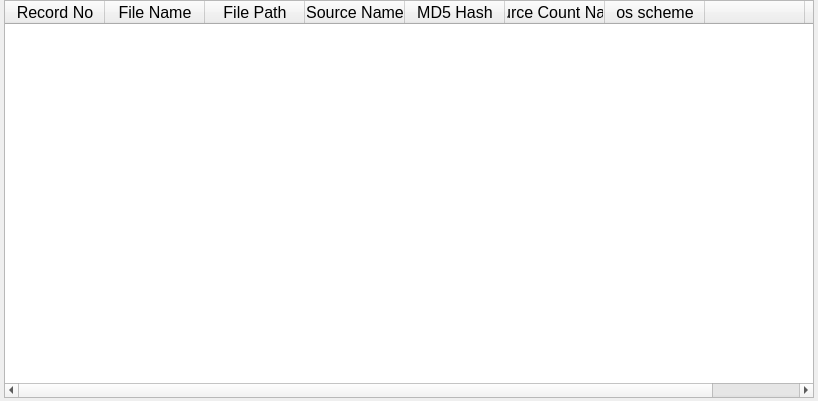
<?xml version="1.0" encoding="UTF-8"?>
<ui version="4.0">
 <class>search_files_with_hash</class>
 <widget class="QWidget" name="search_files_with_hash">
  <property name="modal" stdset="0">
   <bool>false</bool>
  </property>
  <property name="windowModality">
   <enum>Qt::NonModal</enum>
  </property>
  <property name="enabled">
   <bool>true</bool>
  </property>
  <property name="geometry">
   <rect>
    <x>0</x>
    <y>0</y>
    <width>818</width>
    <height>401</height>
   </rect>
  </property>
  <property name="windowTitle">
   <string>Dialog</string>
  </property>
  <layout class="QHBoxLayout" name="horizontalLayout">
   <property name="leftMargin">
    <number>4</number>
   </property>
   <property name="topMargin">
    <number>0</number>
   </property>
   <property name="rightMargin">
    <number>4</number>
   </property>
   <property name="bottomMargin">
    <number>3</number>
   </property>
   <item>
    <widget class="QTableWidget" name="tableWidget_extract_files_with_same_hash">
     <property name="sizePolicy">
      <sizepolicy hsizetype="Expanding" vsizetype="Expanding">
       <horstretch>0</horstretch>
       <verstretch>0</verstretch>
      </sizepolicy>
     </property>
     <property name="minimumSize">
      <size>
       <width>0</width>
       <height>0</height>
      </size>
     </property>
     <property name="baseSize">
      <size>
       <width>0</width>
       <height>0</height>
      </size>
     </property>
     <column>
      <property name="text">
       <string>Record No</string>
      </property>
      <property name="font">
       <font>
        <pointsize>12</pointsize>
        <weight>50</weight>
        <bold>false</bold>
       </font>
      </property>
     </column>
     <column>
      <property name="text">
       <string>File Name</string>
      </property>
      <property name="font">
       <font>
        <pointsize>12</pointsize>
       </font>
      </property>
     </column>
     <column>
      <property name="text">
       <string>File Path</string>
      </property>
      <property name="font">
       <font>
        <pointsize>12</pointsize>
       </font>
      </property>
     </column>
     <column>
      <property name="text">
       <string>Source Name</string>
      </property>
      <property name="font">
       <font>
        <pointsize>12</pointsize>
       </font>
      </property>
     </column>
     <column>
      <property name="text">
       <string>MD5 Hash</string>
      </property>
      <property name="font">
       <font>
        <pointsize>12</pointsize>
       </font>
      </property>
     </column>
     <column>
      <property name="text">
       <string>Source Count Name</string>
      </property>
      <property name="font">
       <font>
        <pointsize>12</pointsize>
       </font>
      </property>
     </column>
     <column>
      <property name="text">
       <string>os scheme</string>
      </property>
      <property name="font">
       <font>
        <pointsize>12</pointsize>
       </font>
      </property>
     </column>
     <column>
      <property name="text">
       <string/>
      </property>
     </column>
     <column>
      <property name="text">
       <string/>
      </property>
     </column>
    </widget>
   </item>
  </layout>
 </widget>
 <resources/>
 <connections/>
</ui>
